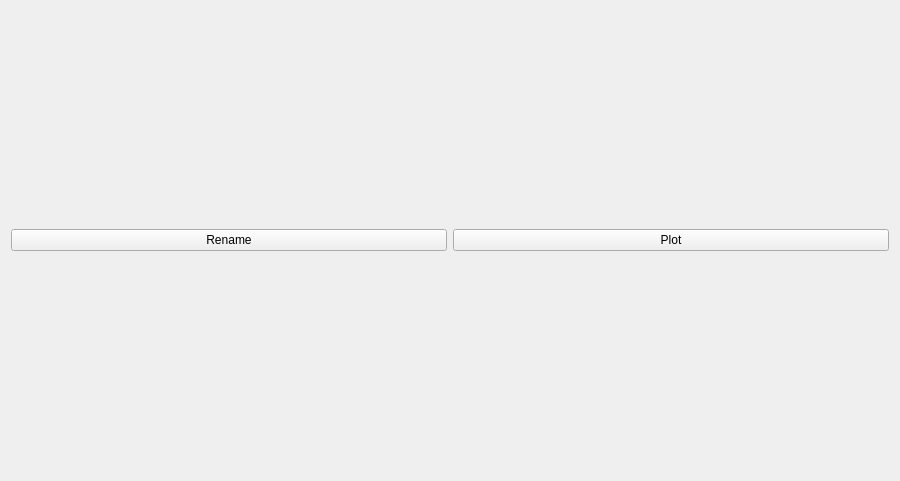
<?xml version="1.0" encoding="UTF-8"?>
<ui version="4.0">
 <class>MainWindow</class>
 <widget class="QMainWindow" name="MainWindow">
  <property name="enabled">
   <bool>true</bool>
  </property>
  <property name="geometry">
   <rect>
    <x>0</x>
    <y>0</y>
    <width>900</width>
    <height>481</height>
   </rect>
  </property>
  <property name="sizePolicy">
   <sizepolicy hsizetype="Minimum" vsizetype="Ignored">
    <horstretch>0</horstretch>
    <verstretch>0</verstretch>
   </sizepolicy>
  </property>
  <property name="minimumSize">
   <size>
    <width>800</width>
    <height>50</height>
   </size>
  </property>
  <property name="contextMenuPolicy">
   <enum>Qt::NoContextMenu</enum>
  </property>
  <property name="windowTitle">
   <string>MainWindow</string>
  </property>
  <widget class="QWidget" name="centralWidget">
   <property name="sizePolicy">
    <sizepolicy hsizetype="Minimum" vsizetype="Ignored">
     <horstretch>0</horstretch>
     <verstretch>0</verstretch>
    </sizepolicy>
   </property>
   <layout class="QHBoxLayout" name="horizontalLayout">
    <item alignment="Qt::AlignVCenter">
     <widget class="QPushButton" name="select_files">
      <property name="text">
       <string>Rename</string>
      </property>
      <property name="iconSize">
       <size>
        <width>25</width>
        <height>25</height>
       </size>
      </property>
      <property name="autoDefault">
       <bool>true</bool>
      </property>
      <property name="default">
       <bool>false</bool>
      </property>
      <property name="flat">
       <bool>false</bool>
      </property>
     </widget>
    </item>
    <item>
     <widget class="QPushButton" name="plot_files">
      <property name="text">
       <string>Plot</string>
      </property>
      <property name="autoDefault">
       <bool>true</bool>
      </property>
      <property name="default">
       <bool>false</bool>
      </property>
     </widget>
    </item>
   </layout>
  </widget>
 </widget>
 <layoutdefault spacing="6" margin="11"/>
 <resources/>
 <connections/>
</ui>
